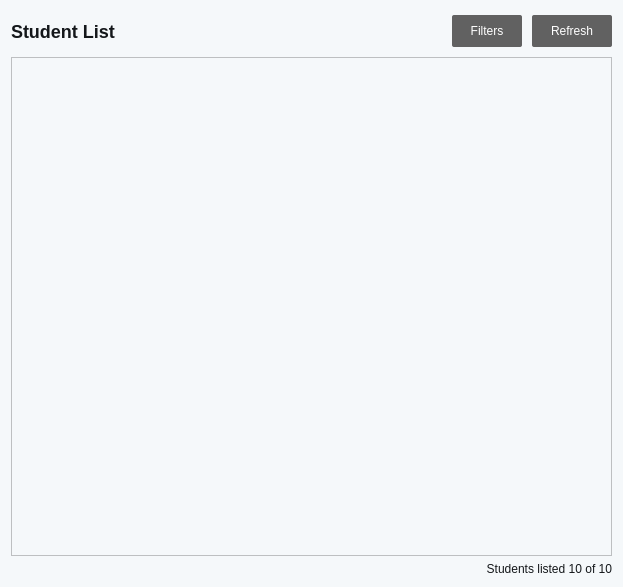
<?xml version="1.0" encoding="UTF-8"?>
<ui version="4.0">
 <class>StudentsList</class>
 <widget class="QWidget" name="StudentsList">
  <property name="geometry">
   <rect>
    <x>0</x>
    <y>0</y>
    <width>623</width>
    <height>587</height>
   </rect>
  </property>
  <property name="windowTitle">
   <string>Form</string>
  </property>
  <property name="styleSheet">
   <string notr="true">background: #F5F8FA;
color: #14171A;
font-family:&quot;Segoe UI&quot;,Roboto,&quot;Helvetica Neue&quot;,Arial,&quot;Noto Sans&quot;,sans-serif,&quot;Apple Color Emoji&quot;,&quot;Segoe UI Emoji&quot;,&quot;Segoe UI Symbol&quot;,&quot;Noto Color Emoji&quot;</string>
  </property>
  <layout class="QVBoxLayout" name="verticalLayout">
   <item>
    <widget class="QWidget" name="widget" native="true">
     <property name="minimumSize">
      <size>
       <width>0</width>
       <height>40</height>
      </size>
     </property>
     <layout class="QHBoxLayout" name="horizontalLayout">
      <property name="spacing">
       <number>0</number>
      </property>
      <property name="leftMargin">
       <number>0</number>
      </property>
      <property name="topMargin">
       <number>0</number>
      </property>
      <property name="rightMargin">
       <number>0</number>
      </property>
      <property name="bottomMargin">
       <number>0</number>
      </property>
      <item>
       <widget class="QLabel" name="titleLabel">
        <property name="styleSheet">
         <string notr="true">font-size: 18px;
font-weight:500;
</string>
        </property>
        <property name="text">
         <string>Student List</string>
        </property>
       </widget>
      </item>
      <item>
       <widget class="QPushButton" name="filtersButton">
        <property name="minimumSize">
         <size>
          <width>70</width>
          <height>32</height>
         </size>
        </property>
        <property name="maximumSize">
         <size>
          <width>70</width>
          <height>16777215</height>
         </size>
        </property>
        <property name="styleSheet">
         <string notr="true">QPushButton {
background: #616161;
border-radius: 2px;
color: #fff;
padding: 8px 16px;
}</string>
        </property>
        <property name="text">
         <string>Filters</string>
        </property>
       </widget>
      </item>
      <item>
       <spacer name="horizontalSpacer">
        <property name="orientation">
         <enum>Qt::Horizontal</enum>
        </property>
        <property name="sizeType">
         <enum>QSizePolicy::Fixed</enum>
        </property>
        <property name="sizeHint" stdset="0">
         <size>
          <width>10</width>
          <height>20</height>
         </size>
        </property>
       </spacer>
      </item>
      <item>
       <widget class="QPushButton" name="refreshButton">
        <property name="minimumSize">
         <size>
          <width>80</width>
          <height>32</height>
         </size>
        </property>
        <property name="maximumSize">
         <size>
          <width>32</width>
          <height>32</height>
         </size>
        </property>
        <property name="styleSheet">
         <string notr="true">QPushButton {
background: #616161;
border-radius: 2px;
color: #fff;
padding: 8px 16px;
}</string>
        </property>
        <property name="text">
         <string>Refresh</string>
        </property>
        <property name="icon">
         <iconset theme="refresh">
          <normaloff>.</normaloff>.</iconset>
        </property>
        <property name="autoDefault">
         <bool>false</bool>
        </property>
        <property name="default">
         <bool>true</bool>
        </property>
        <property name="flat">
         <bool>false</bool>
        </property>
       </widget>
      </item>
     </layout>
    </widget>
   </item>
   <item>
    <widget class="QTableView" name="tableView">
     <property name="styleSheet">
      <string notr="true">QMenu::item:selected {
	color: black;
	background-color: rgb(85, 170, 255)
}</string>
     </property>
     <property name="editTriggers">
      <set>QAbstractItemView::DoubleClicked|QAbstractItemView::EditKeyPressed</set>
     </property>
     <property name="alternatingRowColors">
      <bool>true</bool>
     </property>
     <property name="cornerButtonEnabled">
      <bool>false</bool>
     </property>
    </widget>
   </item>
   <item>
    <widget class="QLabel" name="infoLabel">
     <property name="layoutDirection">
      <enum>Qt::LeftToRight</enum>
     </property>
     <property name="text">
      <string>Students listed 10 of 10</string>
     </property>
     <property name="alignment">
      <set>Qt::AlignRight|Qt::AlignTrailing|Qt::AlignVCenter</set>
     </property>
    </widget>
   </item>
  </layout>
 </widget>
 <tabstops>
  <tabstop>filtersButton</tabstop>
  <tabstop>refreshButton</tabstop>
  <tabstop>tableView</tabstop>
 </tabstops>
 <resources/>
 <connections/>
</ui>
